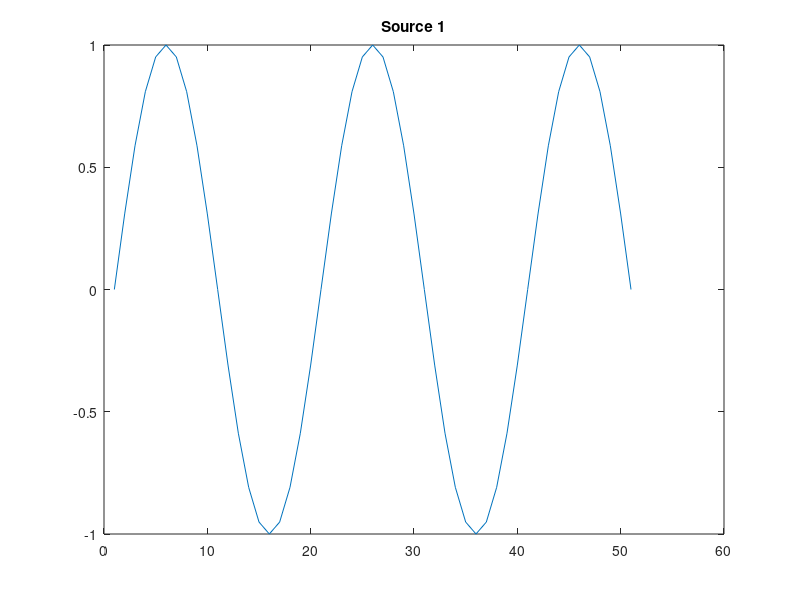
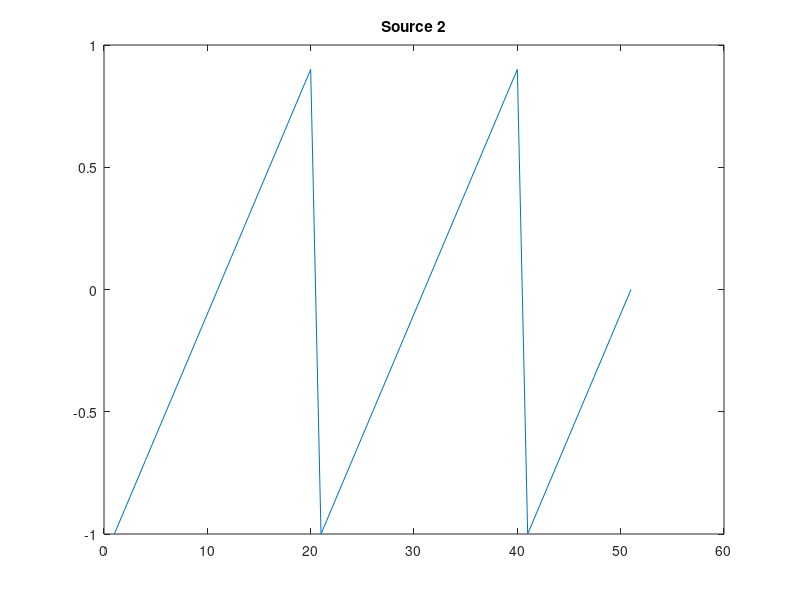
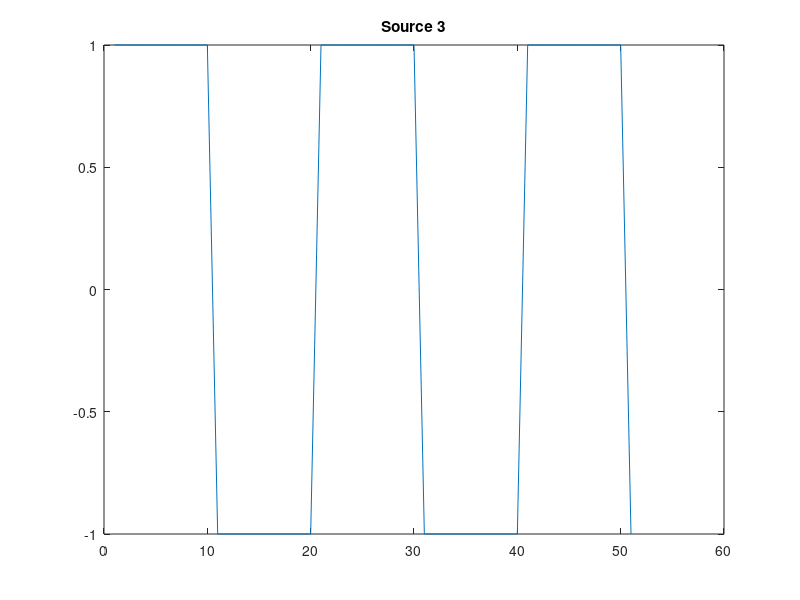
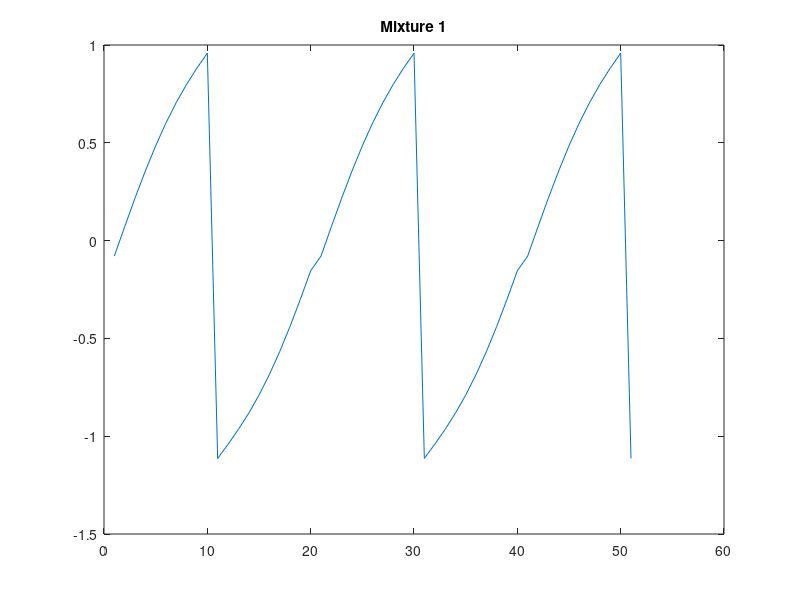

MATLAB code for these plots, in order: (Note: this script raises an error after producing the figures.)
%% Generating Signals and Mitures 
clc;
clear all;
close all;

% Defining the time period and frequency for the signals.
tp = 0:0.1:5; 
freq = 0.5;

% Genrating 3 signals. Three types of waveforms have been used - 
% Sine, Sawtooth and Square
signal1 = sin(2*pi*freq*tp);    
signal2 = sawtooth(2*pi*freq*tp);  
signal3 = square(2*pi*freq*tp);

% Plotting the 3 source sigals
figure, plot(signal1),title('Source 1');  
figure, plot(signal2),title('Source 2');  
figure, plot(signal3),title('Source 3');

% Generating two mixtures of signals by multiplying each signal with a
% random number and adding them up. 
x1 = rand(1)*signal1 + rand(1)*signal2 + rand(1)*signal3;  
x1 = x1/max(x1);
x2 = rand(1)*signal1 + rand(1)*signal2 + rand(1)*signal3;  
x2 = x2/max(x2); 
x1_bar = x1 - mean(x1);
x2_bar = x2 - mean(x2);

% Plot for generated mitures 
figure, plot(x1_bar),title('Mixture 1');  
figure, plot(x2_bar),title('Mixture 2');

% Combining the mixtures into a matrix
X = [x1 ; x2];

% Combining the sources into a matrix
S = [signal1 ; signal2 ; signal3];
%% Obtaining Signals back from given Mixtures

% A has been initialised with the values suggested in the paper
% Columns of A i.e ai = (cos(alphai), sin(alphai)) with alpha between
% 0 and pi.
alpha1 = pi/4;  
alpha2 = pi/2;  
alpha3 = 3*pi/4; 
A = [cos(alpha1), cos(alpha2), cos(alpha3); -cos(alpha1), -cos(alpha2), sin(alpha3)];  

% Initializing Weights(Neurons) as suggested in the paper

w1 = [cos(alpha1)]; 
w_1 = [-cos(alpha1)]; 
w2 = [cos(alpha2)]; 
w_2 = [-cos(alpha2)]; 
w3 = [cos(alpha3)]; 
w_3 = [sin(alpha3)];

% Learning rate 
n = 0.5;

% There are a total of 6 weights in the mixing matrix and each weight 
% has been updated 50 times to obtain suitable values of weights for further 
% calculations.
% Pie function as mentioned in the paper has been used.

for i= 2:51 % Updation of weight 1 for x1    
    y = pie(x1_bar(1,1:i-1));                       
    a = w1 + n * pie(-1*y-w1); 
    w1 = [1/3 pie(a)];
end 
 w1_f = w1(1,51);

for i= 2:51 % Updation of weight 1 for x1    
    y = pie(x1_bar(1,1:i-1));                       
    a = w2 + n * pie(y-w2); 
    w2 = [2/3 pie(a)];
end 
w2_f = w2(1,51);

for i= 2:51  % Updation of weight 3 for x1     
    y = pie(x1_bar(1,1:i-1));                     
    a = w3 + n * pie(-1*y-w3);
    e1 = i-1;
    if(isnan(a))
        break;
    end
    w3 = [1 pie(a)];
end
if(e1 == 50)
  w3_f = w3(1,51);
else
  w3_f = w3(1,e1);  
end

 for i= 2:51  % Updation of weight 1 for x2     
    y = pie(x2_bar(1,1:i-1));                     
    a = w_1 + n * pie(y-w_1);              
    w_1 = [-1/3 pie(a)];
 end 
  w_1_f = w_1(1,51);

for i= 2:51  % Updation of weight 2 for x2     
    y = pie(x2_bar(1,1:i-1));                     
    a = w_2 + n * pie(y-w_2);
    w_2 = [-2/3 pie(a)];
end 
  w_2_f = w_2(1,51);
  
for i= 2:51  % Updation of weight 3 for x2     
    y = pie(x2_bar(1,1:i-1));                     
    a = w_3 + n * pie(-1*y-w_3);
    e2 = i-1;
    if(isnan(a))
        break;
    end
    w_3 = [-1 pie(a)];
end 
if(e2 == 50)
  w_3_f = w_3(1,51);
else
  w_3_f = w_3(1,e2);  
end

%Final mixing matrix has been obtained after getting updated weights  
A_obtained = [w1_f, w2_f, w3_f ; w_1_f, w_2_f, w_3_f];  

%Scaling matrix L has been initialised
L = [0.5, 0, 0 ; 0, 0.5, 0 ; 0, 0, 1];

%Permuation matrix
P = eye(3);

%Approximation matrix of A has been found 
B = A_obtained*P*L;
C = B-A;
error = norm(C);
disp(error);

%Psuedo inverse of B has been used to find the source
S_pred = pinv(B)*X; 

%Error between obtained source and initial source is calculated
E = S-S_pred;  

%Plotting the obtained source signals 
s11 = S_pred(1,:);
s11 = s11/max(s11);
figure,plot(s11),title('Source 1 Recovered');

s22 = S_pred(2,:);
s22 = s22/max(s22);
figure,plot(s22), title('Source 2 Recovered');

s33 = S_pred(3,:);
s33 = s33/max(s33);
figure,plot(s33),title('Source 3 Recovered');






